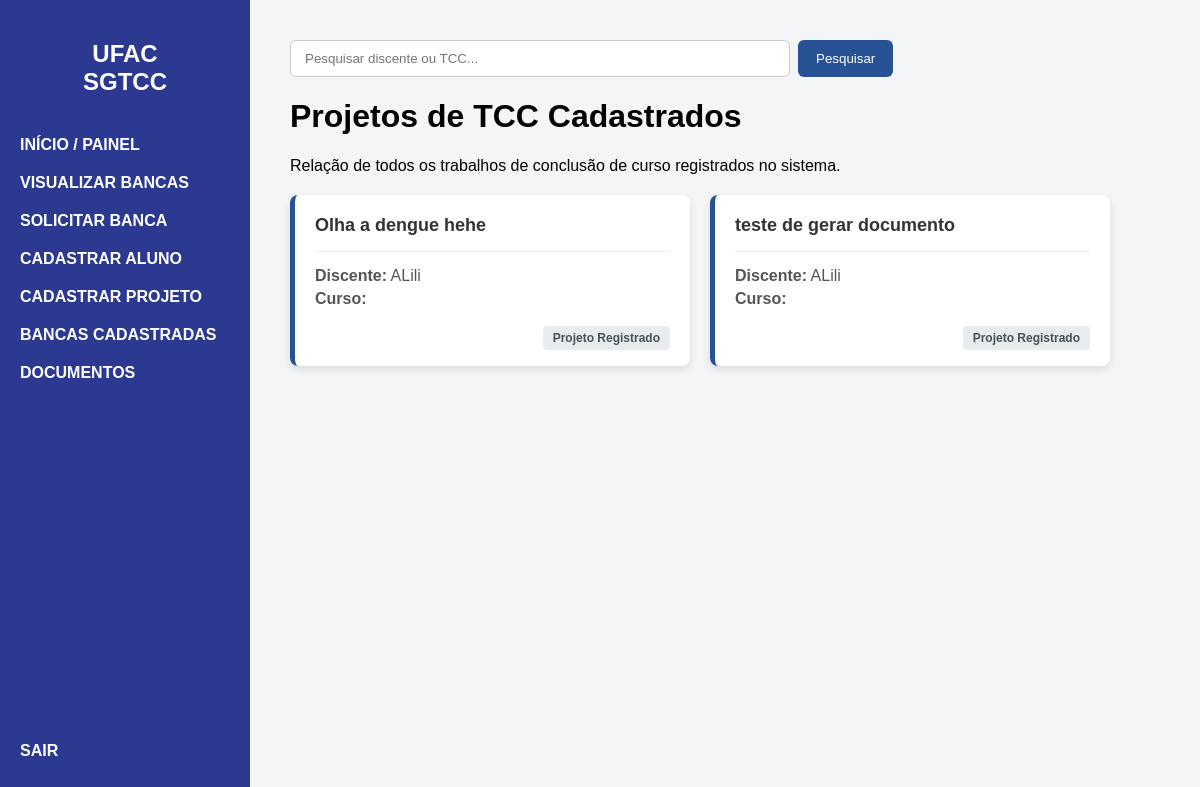
The page /meus-tccs/ (signed in) on the database as committed earlier.
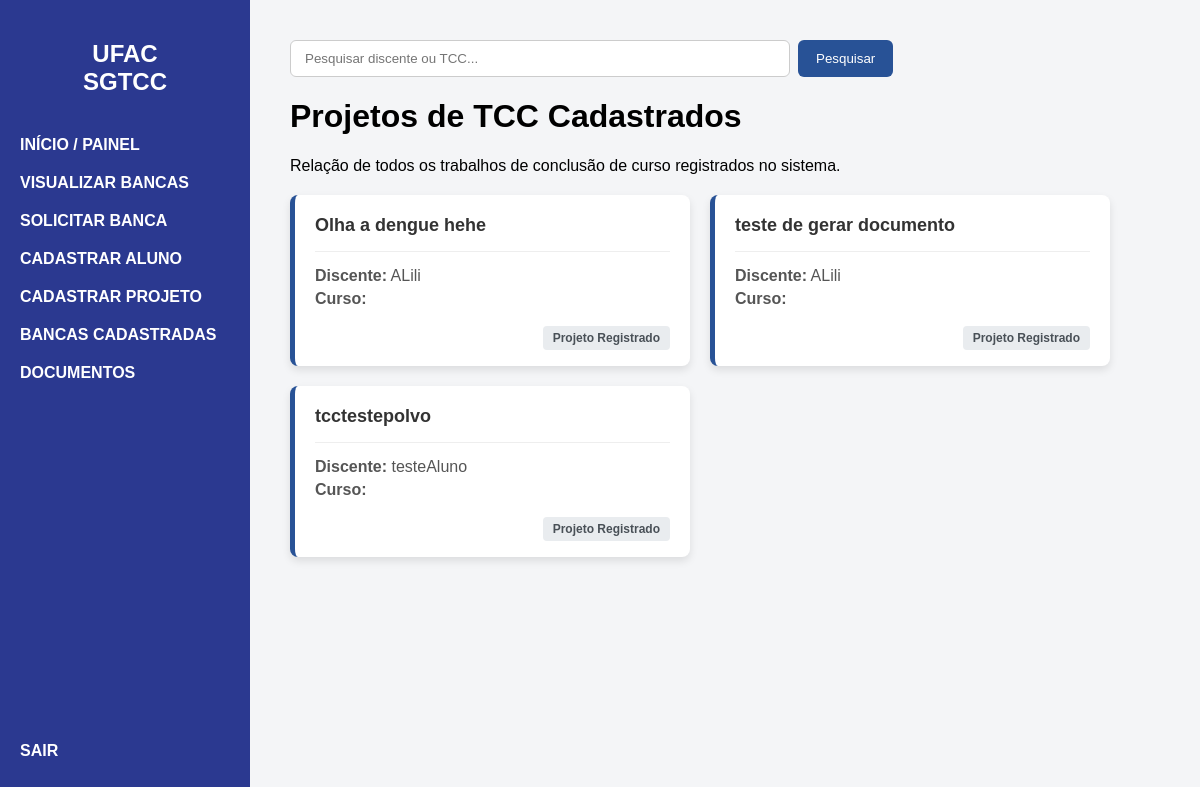
The same page on the database as committed later.
### bancasapp/models.py (models this page shows, shortened)
class ProjetoTCC(models.Model):
    STATUS_TIPO = (
        ('EM_ANÁLISE', 'Em Análise'),
        ('APROVADO', 'Aprovado'),
        ('RECUSADA', 'Recusada'),
    )
    titulo = models.CharField(max_length=255)
    resumo = models.TextField()
    semestre_letivo = models.CharField(max_length=6)
    discente = models.ForeignKey(Discente, on_delete=models.CASCADE)
    status = models.CharField(max_length=15, choices=STATUS_TIPO, default='EM_ANÁLISE')

class Discente(models.Model):
    nome = models.CharField(max_length=255)
    matricula = models.CharField(max_length=11, unique=True)

### bancasapp/views.py (the view)
# urls.py: path('meus-tccs/', views.meus_tccs, name='meus_tccs'),
@login_required(login_url='login')
def meus_tccs(request):
    projetos = ProjetoTCC.objects.select_related('discente').all()
    contexto = {
        'projetos': projetos
    }
    return render(request, 'meus_tccs.html', contexto)

### templates/meus_tccs.html
{% extends 'base.html' %}
{% block content %}
    <div class="dashboard-header">
        <h1>Projetos de TCC Cadastrados</h1>
        <p>Relação de todos os trabalhos de conclusão de curso registrados no sistema.</p>
    </div>
    <div class="cards-container" style="display: flex; gap: 20px; flex-wrap: wrap; margin-top: 20px;">
        {% if projetos %}
            {% for projeto in projetos %}
                <div class="tcc-card" style="background: white; padding: 20px; border-radius: 8px; box-shadow: 0 4px 8px rgba(0,0,0,0.1); width: 100%; max-width: 400px; border-left: 5px solid #285296;">
                    <h2 style="color: #333; margin-top: 0; font-size: 18px;">{{ projeto.titulo }}</h2>
                    <hr style="border: 0; border-top: 1px solid #eee; margin: 15px 0;">
                    <p style="margin: 5px 0; color: #555;"><strong> Discente:</strong> {{ projeto.discente.nome }}</p>
                    <p style="margin: 5px 0; color: #555;"><strong> Curso:</strong> {{ projeto.discente.curso }}</p>
                    <div style="margin-top: 20px; text-align: right;">
                        <span style="background: #e9ecef; padding: 5px 10px; border-radius: 4px; font-size: 12px; font-weight: bold; color: #495057;">Projeto Registrado</span>
                    </div>
                </div>
            {% endfor %}
        {% else %}
            <div style="background: white; padding: 30px; border-radius: 8px; text-align: center; width: 100%; box-shadow: 0 4px 8px rgba(0,0,0,0.1);">
                <h3 style="color: #666;">Nenhum TCC encontrado.</h3>
                <p style="color: #999;">Procure seu orientador para realizar o cadastro do seu projeto no sistema.</p>
            </div>
        {% endif %}
    </div>
{% endblock %}

Rows that differ between the two databases and show on the page:
added ProjetoTCC: titulo "tcctestepolvo", discente.nome "testeAluno"
